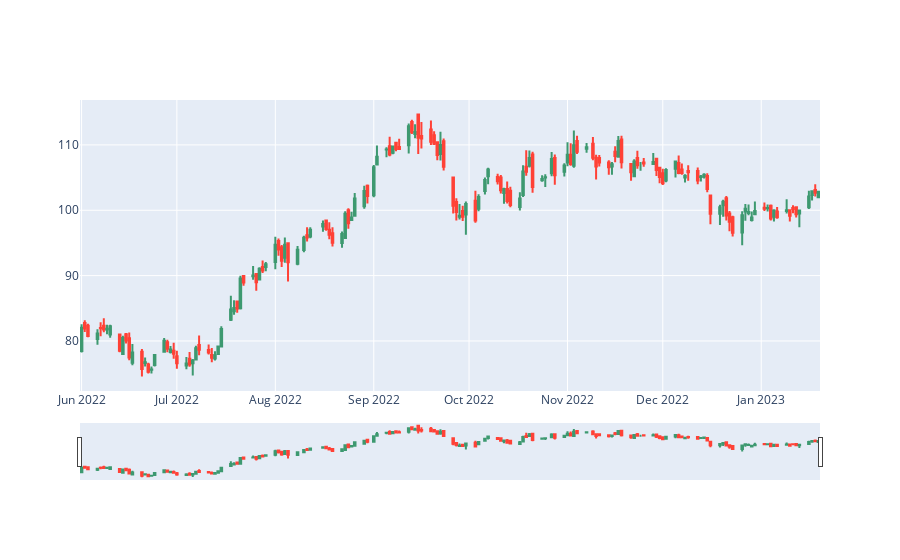

The notebook cell this image was saved under:
### Code cell
fig.show()

### Figure 1 — Plotly figure (JSON) as saved in the notebook; plotly's stock layout.template omitted (floating-point values rounded to 4 significant figures; data arrays with more than 128 entries replaced by an {"elided": "..."} marker saying what was removed)
{"data": [{"close": {"elided": "161 float values"}, "high": {"elided": "161 float values"}, "low": {"elided": "161 float values"}, "open": {"elided": "161 float values"}, "type": "candlestick", "x": {"elided": "161 str values"}}], "layout": {}}
